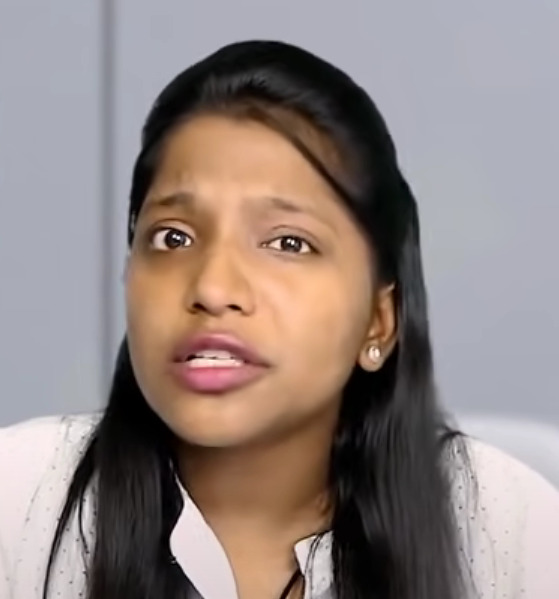
#> input picture test.jpeg, 559 x 599 px
$ jupyter execute exp1_feature_detection.ipynb   (older library calls are emulated)
#> lines starting #> are read from the running program, lines starting #| are printed output that depends on the picture
<a href="https://colab.research.google.com/github/shubhanshu0109/imag/blob/main/exp1_feature_detection.ipynb" target="_parent"></a>

[cell 1]
#pip3 install scikit-image matplotlib
#importing required libraries
from skimage.io import imread
from skimage.transform import resize
from skimage.feature import hog
from skimage import exposure
import matplotlib.pyplot as plt

[cell 2]
# reading the image
img = imread('test.jpeg')
#> img is the input picture: shape (599, 559, 3); mean R, G, B 146.2, 133, 129.7
plt.axis("off")
plt.imshow(img)
print(img.shape)
#| (599, 559, 3)

[cell 3]
# resizing image
resized_img = resize(img, (128*4, 64*4))
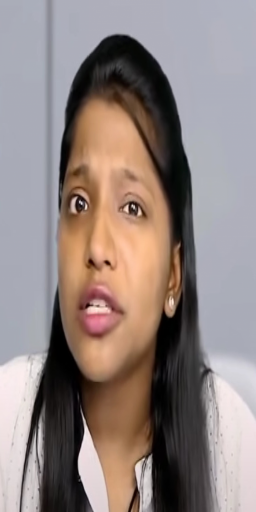
#> resized_img: shape (512, 256, 3) float64; mean R, G, B 0.573, 0.522, 0.509
plt.axis("off")
plt.imshow(resized_img)
print(resized_img.shape)
#| (512, 256, 3)

[cell 4]
#creating hog features
fd, hog_image = hog(resized_img, orientations=9, pixels_per_cell=(8, 8),
cells_per_block=(2, 2), visualize=True, multichannel=True)
plt.axis("off")
plt.imshow(hog_image, cmap="gray")
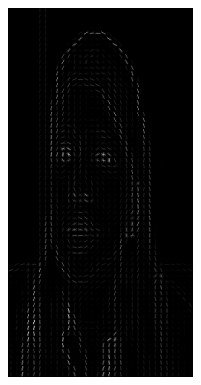
#> figure drawn by matplotlib, 1 panel

[cell 5]
# save the images
plt.imsave("resized_img.jpg", resized_img)
plt.imsave("hog_image.jpg", hog_image, cmap="gray")
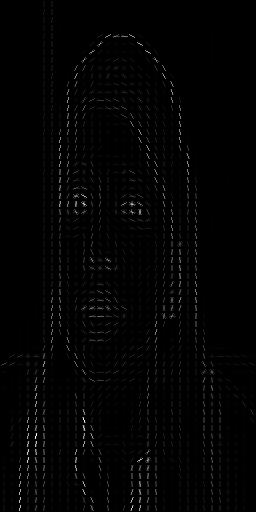
#> saved as hog_image.jpg: shape (512, 256, 3); min 0, max 255, mean 3.6
